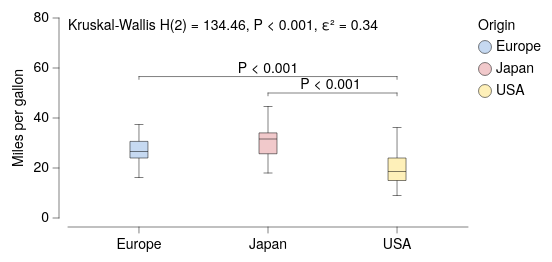

This figure's Vega-Lite source:
### Vega-Lite specification from a JSON file in a GitHub repository (floating-point values rounded to 4 significant figures; data arrays with more than 128 entries replaced by an {"elided": "..."} marker saying what was removed)
{"background": null, "config": {"arc": {"fill": "#DBDBDB", "fillOpacity": 1.0, "innerRadius": 25.0, "padAngle": 0.03, "stroke": "black", "strokeOpacity": 1, "strokeWidth": 0.25}, "area": {"fill": "#DBDBDB", "fillOpacity": 1.0, "stroke": "black", "strokeOpacity": 1, "strokeWidth": 0.25}, "axis": {"domain": true, "domainCap": "round", "domainColor": "black", "domainWidth": 0.25, "grid": false, "gridCap": "round", "gridColor": "#F1F1F1", "gridDash": [0, 0], "gridOpacity": 1.0, "gridWidth": 0.25, "labelColor": "black", "labelFont": "Helvetica Neue", "labelFontSize": 7, "labelFontStyle": "normal", "labelFontWeight": 400, "offset": 4.5, "ticks": true, "tickCap": "round", "tickColor": "black", "tickRound": false, "tickSize": 3, "tickWidth": 0.25, "titleColor": "black", "titleFont": "Helvetica Neue", "titleFontSize": 7, "titleFontStyle": "normal", "titleFontWeight": 400}, "axisX": {"domain": true, "labelAlign": "center", "labelAngle": 0, "labels": true, "ticks": true, "translate": 0}, "axisY": {"domain": true, "labelAlign": "right", "labelAngle": 0, "labels": true, "ticks": true, "translate": 0}, "axisRight": {"domain": true, "labelAlign": "left", "labelAngle": 0, "labels": true, "ticks": true, "translate": 0}, "axisTop": {"domain": true, "labelAlign": "center", "labelAngle": 0, "labels": true, "ticks": true, "translate": 0}, "axisBand": {"tickOffset": 0}, "bar": {"fill": "#DBDBDB", "fillOpacity": 1.0, "stroke": "black", "strokeOpacity": 1, "strokeWidth": 0.25}, "boxplot": {"size": 9.0, "ticks": {"cornerRadius": 0.25, "fill": "black", "size": 4.5, "thickness": 0.25}, "box": {"fillOpacity": 1.0, "stroke": "black", "strokeOpacity": 1, "strokeWidth": 0.25}, "median": {"fill": "black", "fillOpacity": 1.0, "size": 9.0, "thickness": 0.25}, "rule": {"fill": "black", "fillOpacity": 1.0, "size": 10.0, "stroke": "black", "strokeDash": [0, 0], "strokeOpacity": 1, "strokeWidth": 0.25}, "outliers": {"color": "black", "fill": "black", "fillOpacity": 1.0, "size": 0, "stroke": "black", "strokeOpacity": 1, "strokeWidth": 0.25}}, "circle": {"fill": "black", "fillOpacity": 1.0, "size": 0.5, "stroke": null, "strokeOpacity": 1, "strokeWidth": 0.25}, "errorband": {"band": {"fillOpacity": 0.6, "stroke": null, "strokeWidth": 0.25, "strokeOpacity": 1}, "borders": {"opacity": 0, "strokeOpacity": 0.25, "strokeWidth": 1}}, "errorbar": {"opacity": 1, "rule": {"strokeDash": [0, 0], "strokeWidth": 0.25}, "ticks": {"color": "black", "cornerRadius": 0.125, "opacity": 1, "size": 6.0, "thickness": 0.25}, "thickness": 0.25}, "font": "Helvetica Neue", "geoshape": {"fill": "#DBDBDB", "fillOpacity": 1.0, "stroke": "black", "strokeOpacity": 1, "strokeWidth": 0.25}, "header": {"labelColor": "black", "labelFont": "Helvetica Neue", "labelFontSize": 7, "labelFontStyle": "normal", "labelFontWeight": 400, "titleColor": "black", "titleFont": "Helvetica Neue", "titleFontSize": 7, "titleFontStyle": "normal", "titleFontWeight": 400, "titlePadding": 0}, "legend": {"disable": false, "offset": 4.5, "titlePadding": 4, "labelOffset": 2, "gradientLabelOffset": 2, "gradientLength": 50.0, "gradientThickness": 5.0, "gradientOpacity": 1.0, "gradientStrokeColor": "black", "gradientStrokeWidth": 0.25, "labelColor": "black", "labelFont": "Helvetica Neue", "labelFontSize": 7, "labelFontStyle": "normal", "labelFontWeight": 400, "strokeColor": "black", "strokeWidth": 0, "symbolSize": 42, "symbolStrokeColor": "black", "symbolStrokeWidth": 0.25, "titleColor": "black", "titleFont": "Helvetica Neue", "titleFontSize": 7, "titleFontStyle": "normal", "titleFontWeight": 400}, "line": {"color": "black", "stroke": "black", "strokeCap": "round", "strokeDash": [0, 0], "strokeOpacity": 1, "strokeWidth": 0.375}, "point": {"filled": true, "fill": "#DBDBDB", "fillOpacity": 1.0, "size": 5.0, "stroke": "black", "strokeOpacity": 1, "strokeWidth": 0.25}, "range": {"category": ["#C6D9F1", "#F1C9CB", "#FEF0B9", "#CEE37A", "#7AA8E0", "#E589A3", "#FDDD5D", "#68B961", "#4177B1", "#C35082", "#E5C227", "#438156"], "diverging": {"scheme": ["#C35082", "#CE6D94", "#D989A7", "#E2A4BA", "#EABFCE", "#F1DBE2", "#F6F6F6", "#D7E0EB", "#B9CBE0", "#9BB6D5", "#7DA1C9", "#5F8CBD", "#4177B1"]}, "heatmap": {"scheme": ["#DFE9F7", "#C6D9F1", "#ADC8EC", "#94B8E6", "#7AA8E0", "#6097DA", "#4D87CA", "#4177B1", "#386898", "#2F597F", "#264A69", "#1D3A58"]}, "ordinal": {"scheme": ["#F1F1F1", "#DBDBDB", "#C6C6C6", "#B2B2B2", "#9D9D9D", "#898989", "#767676", "#636363", "#515151", "#404040", "#2F2F2F", "#1F1F1F"]}, "ramp": {"scheme": ["#DFE9F7", "#C6D9F1", "#ADC8EC", "#94B8E6", "#7AA8E0", "#6097DA", "#4D87CA", "#4177B1", "#386898", "#2F597F", "#264A69", "#1D3A58"]}}, "rule": {"color": "black", "stroke": "black", "strokeCap": "round", "strokeDash": [2, 2], "strokeOpacity": 1, "strokeWidth": 0.25}, "scale": {"bandPaddingInner": 0.1, "bandPaddingOuter": 0.1, "round": false}, "rect": {"fill": "#DBDBDB", "fillOpacity": 1.0, "stroke": "black", "strokeOpacity": 1, "strokeWidth": 0.25}, "square": {"fill": "#DBDBDB", "fillOpacity": 1.0, "size": 10.0, "stroke": "black", "strokeOpacity": 1, "strokeWidth": 0.25}, "text": {"color": "black", "font": "Helvetica Neue", "fontSize": 7, "fontStyle": "normal", "fontWeight": 400}, "title": {"anchor": "middle", "frame": "group", "color": "black", "font": "Helvetica Neue", "fontSize": 7, "fontStyle": "normal", "fontWeight": 400, "subtitleColor": "black", "subtitleFont": "Helvetica Neue", "subtitleFontSize": "Helvetica Neue", "subtitleFontStyle": "normal", "subtitleFontWeight": 400}, "view": {"continuousWidth": 200, "continuousHeight": 100, "discreteWidth": 200, "discreteHeight": 100, "fill": null, "stroke": null, "strokeWidth": 0.25}}, "layer": [{"data": {"name": "data-84942684f44a0939f6e50b33ec91a880"}, "mark": {"type": "boxplot"}, "encoding": {"color": {"field": "Origin", "type": "nominal"}, "x": {"field": "Origin", "sort": ["Europe", "Japan", "USA"], "title": null, "type": "nominal"}, "y": {"field": "Miles_per_Gallon", "scale": {"domain": [0, 75]}, "title": "Miles per gallon", "type": "quantitative"}}}, {"layer": [{"data": {"values": [{"__dysonsphere__": 1}]}, "mark": {"type": "text", "align": "left", "angle": 0, "baseline": "top", "dx": 0, "dy": 0, "fontSize": 7, "opacity": 1.0}, "encoding": {"text": {"value": "Kruskal-Wallis H(2) = 134.46, P < 0.001, ε² = 0.34"}, "x": {"value": 0}, "y": {"value": 0}}}, {"layer": [{"data": {"values": [{"x": "Europe", "x2": "USA", "y": 56.58, "__dysonsphere__": 1}]}, "mark": {"type": "rule", "strokeCap": "round", "strokeDash": [0, 0], "strokeWidth": 0.25}, "encoding": {"x": {"field": "x", "type": "nominal"}, "x2": {"field": "x2"}, "y": {"field": "y", "type": "quantitative"}}}, {"data": {"values": [{"x": "Europe", "y": 56.58, "y2": 55.45, "__dysonsphere__": 1}]}, "mark": {"type": "rule", "strokeCap": "round", "strokeDash": [0, 0], "strokeWidth": 0.25}, "encoding": {"x": {"field": "x", "type": "nominal"}, "y": {"field": "y", "type": "quantitative"}, "y2": {"field": "y2"}}}, {"data": {"values": [{"x": "USA", "y": 56.58, "y2": 55.45, "__dysonsphere__": 1}]}, "mark": {"type": "rule", "strokeCap": "round", "strokeDash": [0, 0], "strokeWidth": 0.25}, "encoding": {"x": {"field": "x", "type": "nominal"}, "y": {"field": "y", "type": "quantitative"}, "y2": {"field": "y2"}}}, {"data": {"values": [{"y": 56.58, "label": "P < 0.001", "__dysonsphere__": 1}]}, "mark": {"type": "text", "align": "center", "dy": -4, "fontSize": 7}, "encoding": {"text": {"field": "label", "type": "nominal"}, "x": {"value": 100.0}, "y": {"field": "y", "type": "quantitative"}}}]}, {"layer": [{"data": {"values": [{"x": "Japan", "x2": "USA", "y": 50.0, "__dysonsphere__": 1}]}, "mark": {"type": "rule", "strokeCap": "round", "strokeDash": [0, 0], "strokeWidth": 0.25}, "encoding": {"x": {"field": "x", "type": "nominal"}, "x2": {"field": "x2"}, "y": {"field": "y", "type": "quantitative"}}}, {"data": {"values": [{"x": "Japan", "y": 50.0, "y2": 48.87, "__dysonsphere__": 1}]}, "mark": {"type": "rule", "strokeCap": "round", "strokeDash": [0, 0], "strokeWidth": 0.25}, "encoding": {"x": {"field": "x", "type": "nominal"}, "y": {"field": "y", "type": "quantitative"}, "y2": {"field": "y2"}}}, {"data": {"values": [{"x": "USA", "y": 50.0, "y2": 48.87, "__dysonsphere__": 1}]}, "mark": {"type": "rule", "strokeCap": "round", "strokeDash": [0, 0], "strokeWidth": 0.25}, "encoding": {"x": {"field": "x", "type": "nominal"}, "y": {"field": "y", "type": "quantitative"}, "y2": {"field": "y2"}}}, {"data": {"values": [{"y": 50.0, "label": "P < 0.001", "__dysonsphere__": 1}]}, "mark": {"type": "text", "align": "center", "dy": -4, "fontSize": 7}, "encoding": {"text": {"field": "label", "type": "nominal"}, "x": {"value": 131.2}, "y": {"field": "y", "type": "quantitative"}}}]}], "name": "__dysonsphere_ac8c9f0ce47f41d7_5"}], "$schema": "https://vega.github.io/schema/vega-lite/v6.4.1.json", "datasets": {"data-84942684f44a0939f6e50b33ec91a880": {"elided": "398 records"}}}
